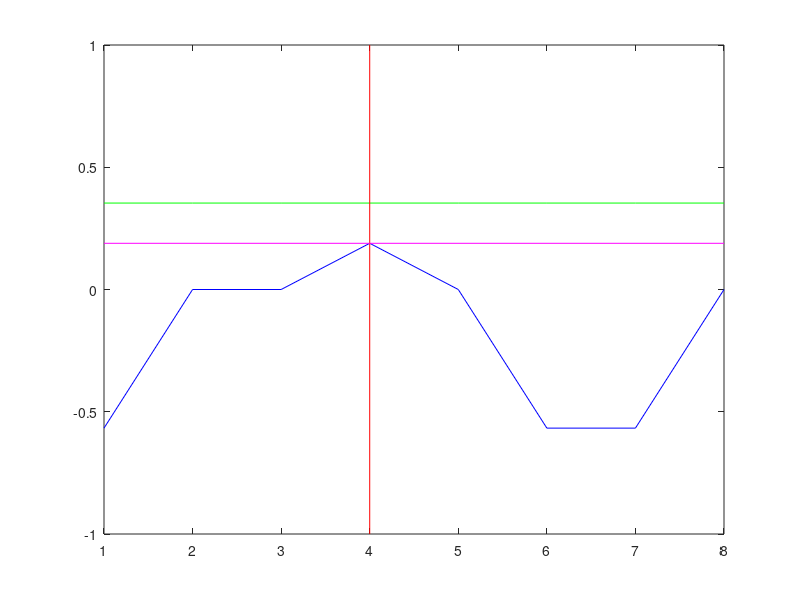

Source code (MATLAB): (Note: this script raises an error after producing the figure.)
% Reference: Quantum Associative Memory - D. Ventura, T. Martinez (arXiv preprint quant-ph/9807053)
% \author: Aritra Sarkar (prince-ph0en1x)
% \project: Quantum-accelerated Genome-sequencing
% \repo: https://gitlab.com/prince-ph0en1x/QaGs

%% %%%%%%%%%%%%%%%%%%%%%%%%%%%%%%%%%%%%%%%%%%%%%%%%%%%%%%%%%%%%%%%%%%%%%%%%%%%%%%%%%%%%%%%%%%
	
function mtlb_qam_a4()
	close all
	clear all
	clc
	
	AS = {'0','1'};				% Alphabet set {0,1,2,3} := {A,C,G,T} for DNA Nucleotide bases
	A = size(AS,2);				% Alphabet size
	N = 10;						% Reference Genome size
 	[w,~] = randStr(A,N);		% Reference Genome 	(e.g. w = "0001110100")
	w = '0001110100'
	M = 3;						% Short Read size
	tst_idx = 2;				% Known answer for testing (solution index starts at 0)
	p = w(tst_idx+1:tst_idx+M);	% Short Read
% 	p = strrep(p,'2','?')		% Insert wildcard for approximate matching
	
	% Initialise the database
	cdb = prepCdb(w,M);			% Prepare classical database
	ucdb = unique(cdb,'rows');	% Remove duplicate memories
 	v = ones(1,size(ucdb,1));	% values to encode (optional)
 	qdb = prepQdb(ucdb,v);		% Prepare quantum database
 	state = rednDimn(qdb,M);	% Remove uncomputed ancillas
% 	dispState(state,0)

	plot(state,'-g')
	hold on
	state = runSrch(p,state);	% Run Quantum search operation
% 	dispState(state,0)
	plot(state,'-b')		
	axis([1 2^M -1 1])
	psr = remWC(p);
	plot([psr'+1; psr'+1], [-1; 1]','-r')
	[maxV,maxP] = max(state);
	plot([1; 2^M], [maxV; maxV]','-m')
	set(gca,'XTickLabels',0:2^M-1)	
end

%% Generates a random string of length 'sz' over the alphabet of size 'szA' in decimal and binary

function [rs,rb] = randStr(szA,sz)
	ranges = linspace(0,1,szA+1);		% assumes equal probablility (add bias here)
	rs = '';
	rb = '';
	for i = 1:sz
		rn = rand();
		for j = 2:szA+1
			if rn < ranges(j)
				rb = strcat(rb,dec2bin(j-2,log2(szA)));
				rs = strcat(rs,num2str(j-2));
				break
			end
		end
	end
end

%% Generates a classical database from the reference genome rg with entries of size szss

function cdb = prepCdb(rg,szss)
	cdb = [];
	for i = 1:size(rg,2)-szss+1
		cdb = [num2str(cdb); num2str(rg(i:i+szss-1))];
	end
end

%% Initialises the quantum database

function state = prepQdb(db,v)
	n = size(db,2);						% Size of search patterns
	m = size(db,1);						% Number of database entries
	numq = n*2+1;						% Number of qubits required for state preparation
	state = [1; zeros(2^numq-1,1)];
	X = [0 1; 1 0];
	for p = m:-1:1						% For each pattern to be stored
		zp = db(m-p+1,:);
		% FLIP ==========================================
		for j = 1:n
			zp1 = '';
			if p == m
				zp1 = num2str(dec2bin(0,n));
			else
				zp1 = db(m-p,:);
			end
			if zp(j) ~= zp1(j)
				 state = U1(X,0,state);
				 state = U_CX(0,numq-j,state);
				 state = U1(X,0,state);
			end       
		end
		state = U1(X,0,state);
		state = U_CX(0,1,state);    
		state = U1(X,0,state);
		% end FLIP ======================================
		state = U_Ssp(v(m-p+1),p,1,0,state);
		% AND ===========================================
		if(zp(2) == '0' && zp(1) == '0')
			state = U1(X,numq-1,state);
			state = U1(X,numq-2,state);
			state = U_Tf(numq-1,numq-2,numq-n-1,state);
			state = U1(X,numq-2,state);
			state = U1(X,numq-1,state);
		elseif(zp(2) == '0' && zp(1) == '1')
			state = U1(X,numq-2,state);
			state = U_Tf(numq-1,numq-2,numq-n-1,state);
			state = U1(X,numq-2,state);
		elseif(zp(2) == '1' && zp(1) == '0')
			state = U1(X,numq-1,state);
			state = U_Tf(numq-1,numq-2,numq-n-1,state);
			state = U1(X,numq-1,state);
		else
			state = U_Tf(numq-1,numq-2,numq-n-1,state);
		end
		for k = 3:n
			if(zp(k) == '0')
				state = U1(X,numq-k,state);
				state = U_Tf(numq-k,numq-1-n-(k-3),numq-1-n-(k-3)-1,state);
				state = U1(X,numq-k,state);
			else
				state = U_Tf(numq-k,numq-1-n-(k-3),numq-1-n-(k-3)-1,state);
			end
		end
		% end AND =======================================
		state = U_CX(2,1,state);          
        % AND+ ==========================================
		for k = n:-1:3
			if(zp(k) == '0')
				state = U1(X,numq-k,state);
				state = U_Tf(numq-k,numq-1-n-(k-3),numq-1-n-(k-3)-1,state);
				state = U1(X,numq-k,state);
			else
				state = U_Tf(numq-k,numq-1-n-(k-3),numq-1-n-(k-3)-1,state);
			end
		end
		if(zp(2) == '0' && zp(1) == '0')
			state = U1(X,numq-1,state);
			state = U1(X,numq-2,state);
			state = U_Tf(numq-1,numq-2,numq-n-1,state);
			state = U1(X,numq-2,state);
			state = U1(X,numq-1,state);
		elseif(zp(2) == '0' && zp(1) == '1')
			state = U1(X,numq-2,state);
			state = U_Tf(numq-1,numq-2,numq-n-1,state);
			state = U1(X,numq-2,state);
		elseif(zp(2) == '1' && zp(1) == '0')
			state = U1(X,numq-1,state);
			state = U_Tf(numq-1,numq-2,numq-n-1,state);
			state = U1(X,numq-1,state);
		else
			state = U_Tf(numq-1,numq-2,numq-n-1,state);
		end
		% end AND+ ======================================
	end
	state = U1(X,0,state);				% Uncompute ancilla states
end

%% Single qubit arbitrary unitary U applied on qubit pos of state vector

function state = U1(U,pos,state)
	spc = ceil(log2(size(state,1)));
	U = kron(eye(2^(spc-1-pos)),kron(U,eye(2^(pos))));
	state = U*state;
end

%% CNOT gate with posc as the control qubit and post as the target qubit of state vector

function state = U_CX(posc,post,state)
	spc = ceil(log2(size(state,1)));
	prec = 10^5;
	X = [0 1; 1 0];
	H = 1/sqrt(2)*[1 1;1 -1];
	if (posc > post)
		I = eye(2^(posc-post));
		O = zeros(2^(posc-post));
		br = kron(eye(2^(posc-post-1)),X);
		CX = [I O;O br];
		U = kron(eye(2^(spc-posc-1)),kron(CX,eye(2^post)));
		state = U*state;  
	else
		state = U1(H,posc,state);		% Dress with H to flip control
		state = U1(H,post,state);
		I = eye(2^(post-posc));
		O = zeros(2^(post-posc));
		br = kron(eye(2^(post-posc-1)),X);
		CX = [I O;O br];
		U = kron(eye(2^(spc-post-1)),kron(CX,eye(2^posc)));
		state = U*state;    
		state = U1(H,post,state);
		state = U1(H,posc,state);
	end
	state = round(prec*state)/prec;
end

%% Toffoli gate with posc1, posc2 as the control qubits and post as the target qubit of state vector

function state = U_Tf(posc1,posc2,post,state)
	if(posc1 > posc2)
		poscm = posc1;
		poscl = posc2;
	else
		poscm = posc2;
		poscl = posc1;
	end
	spc = ceil(log2(size(state,1)));
	prec = 10^5;
	X = [0 1; 1 0];
	Tf = [eye(6) zeros(6,2); zeros(2,6) X];
	sv = [0 0 0 0];						% Make poscl, poscm, post consequetive by SWAP
	if post > poscm
		state = U_CX(poscm,post,state);
		state = U_CX(post,poscm,state);
		state = U_CX(poscm,post,state);
		tmp = post;
		post = poscm;
		poscm = tmp;
		sv(1) = 1;
	end
	if post > poscl 
		state = U_CX(poscl,post,state);
		state = U_CX(post,poscl,state);
		state = U_CX(poscl,post,state);
		tmp = post;
		post = poscl;
		poscl = tmp;
		sv(2) = 1;
	end	
	if poscl-post > 1
		state = U_CX(poscl-1,post,state);
		state = U_CX(post,poscl-1,state);
		state = U_CX(poscl-1,post,state);
		swpidx3 = post;
		post = poscl-1;
		sv(3) = 1;
	end
	if poscm-poscl > 1
		state = U_CX(poscl+1,poscm,state);
		state = U_CX(poscm,poscl+1,state);
		state = U_CX(poscl+1,poscm,state);
		swpidx4 = poscm;
		poscm = poscl+1;
		sv(4) = 1;
	end
	U = kron(eye(2^(spc-(poscl+1)-1)),kron(Tf,eye(2^(poscl-1))));
	state = U*state;
	if sv(4) == 1
		state = U_CX(poscl+1,swpidx4,state);
		state = U_CX(swpidx4,poscl+1,state);
		state = U_CX(poscl+1,swpidx4,state);
		poscm = swpidx4;
	end
	if sv(3) == 1
		state = U_CX(poscl-1,swpidx3,state);
		state = U_CX(swpidx3,poscl-1,state);
		state = U_CX(poscl-1,swpidx3,state);
		post = swpidx3;
	end
	if sv(2) == 1
		state = U_CX(poscl,post,state);
		state = U_CX(post,poscl,state);
		state = U_CX(poscl,post,state);
		tmp = post;
		post = poscl;
		poscl = tmp;
	end	
	if sv(1) == 1
		state = U_CX(poscm,post,state);
		state = U_CX(post,poscm,state);
		state = U_CX(poscm,post,state);
		tmp = post;
		post = poscm;
		poscm = tmp;
	end		
	state = round(prec*state)/prec;
end

%% Custom Unitary for storage of pattern

function state = U_Ssp(s,p,posc,post,state)
	spc = ceil(log2(size(state,1)));
	prec = 10^5;
	c = 1/sqrt(p);
	p1 = sqrt(p-1);
	p2 = -s;
	Ryt = c*[p1 p2; -p2 p1];
	% Ryt = [cos(asin(-1/sqrt(p))) sin(asin(-1/sqrt(p))); -sin(asin(-1/sqrt(p))) cos(asin(-1/sqrt(p)))]  
	CRyt = [eye(2) zeros(2); zeros(2) Ryt];        
	if (posc > post)
		U = kron(eye(2^(spc-posc-1)),kron(CRyt,eye(2^post)));
		state = U*state;
	else
		U = kron(eye(2^(spc-post-1)),kron(CRyt,eye(2^posc)));
		state = U_CX(posc,post,state);	% Swap control and target
		state = U_CX(post,posc,state);
		state = U_CX(posc,post,state);
		state = U*state;
		state = U_CX(posc,post,state);
		state = U_CX(post,posc,state);
		state = U_CX(posc,post,state);
	end
	state = round(prec*state)/prec;  
end

%% Remove uncomputed ancilla from state space to reduce dimension

function newstate = rednDimn(state,nd)
	newstate = zeros(2^nd,1);
	j = size(state,1)/(2^nd);
	for i = 1:2^nd
		newstate(i) = sum(state((i-1)*j+1:i*j));
	end   
end

%% Use non-unitary search operator for searching the pattern

function state = runSrch(ss,state)
	state = fliplr(state')';
	prec = 10^5;     
	dim = 2^size(ss,2);
	Rs = zeros(dim);					% Create Non-Unitary Search Operator
	for i = 1:dim
		for j = 1:dim
			if i == j & distHmngWC(j-1,ss) >= 1
				Rs(dim-i+1,dim-j+1) = 1;
			elseif distHmngWC(j-1,ss) > distHmngWC(i-1,ss) & distHmngWC(i-1,ss) >= 1
				Rs(dim-i+1,dim-j+1) = -1;
			end
		end
	end
	state = Rs*state;
	state = state/sqrt(sum(state.^2));	% Re-normalize after non-unitary opration
	state = round(prec*state)/prec;
end

%% Calculate Hamming distance (with wildcards)

function hdw = distHmngWC(s1,y)
    s = '';
	hdw = 0;
    x = dec2bin(s1,size(y,2));
    for i = 1:size(x,2)
        if x(i) == '?' | y(i) == '?'	% Wildcard character
            s = strcat(s,'0');			% Don't care matches everything
		else
			n1 = uint64(x(i));
			n2 = uint64(y(i));
			z = bitxor(n1, n2);
			hd = 0;
			for j = 1:64
				hd = hd + bitget(z,j);
			end
			hdw = hdw+hd;
            s = strcat(s,num2str(hd));
        end
	end
	
end

%% Create superposition of solution considering wildcards

function srn = remWC(srWC)
    locWC = strfind(srWC,'?');
	nWC = size(locWC,2);
    if nWC == 0
        srn = bin2dec(srWC);
        return  
    end 
    sr = [];
    for i = 1:2^nWC
        sr = [num2str(sr); srWC];
        WC = dec2bin(i-1,nWC);
        for j = 1:nWC
            sr(i,locWC(j)) = WC(j);
        end
    end
    srn = bin2dec(sr);
end

%% Displays the quantum state

function dispState(state,format)
	i = size(state,1);
	spc = ceil(log2(i));
	for a = 0:i-1
		if format == 0
			fprintf(strcat(num2str(state(a+1),'%+f'),'\t|',dec2bin(a,spc),'>\n'))
		elseif format == 1
			fprintf(strcat(num2str(state(a+1)),'_'))
		end
	end
	fprintf('\n')
end